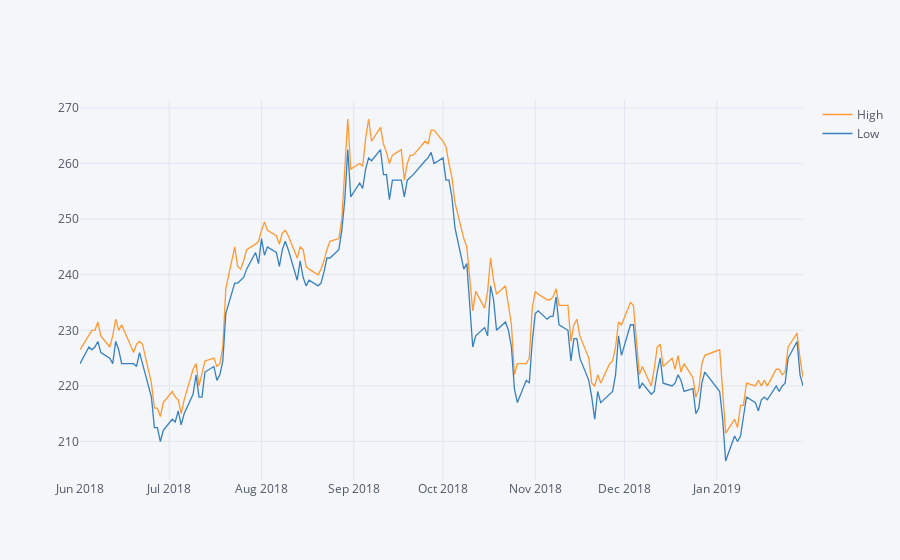

Notebook source saved alongside this figure:
### Code cell
plyo.iplot(df_plot.iplot(asFigure=True),filename='ply_01')

### Figure 1 — Plotly figure (JSON) as saved in the notebook; plotly's stock layout.template omitted (floating-point values rounded to 4 significant figures; data arrays with more than 128 entries replaced by an {"elided": "..."} marker saying what was removed)
{"data": [{"line": {"color": "rgba(255, 153, 51, 1.0)", "dash": "solid", "shape": "linear", "width": 1.3}, "mode": "lines", "name": "High", "text": "", "type": "scatter", "uid": "2aef310c-83cb-11e9-b241-00e18c233697", "x": {"elided": "169 str values"}, "y": {"elided": "169 float values"}}, {"line": {"color": "rgba(55, 128, 191, 1.0)", "dash": "solid", "shape": "linear", "width": 1.3}, "mode": "lines", "name": "Low", "text": "", "type": "scatter", "uid": "2aef310d-83cb-11e9-b241-00e18c233697", "x": {"elided": "169 str values"}, "y": {"elided": "169 float values"}}], "layout": {"legend": {"bgcolor": "#F5F6F9", "font": {"color": "#4D5663"}}, "paper_bgcolor": "#F5F6F9", "plot_bgcolor": "#F5F6F9", "titlefont": {"color": "#4D5663"}, "xaxis": {"gridcolor": "#E1E5ED", "showgrid": true, "tickfont": {"color": "#4D5663"}, "title": "", "titlefont": {"color": "#4D5663"}, "zerolinecolor": "#E1E5ED"}, "yaxis": {"gridcolor": "#E1E5ED", "showgrid": true, "tickfont": {"color": "#4D5663"}, "title": "", "titlefont": {"color": "#4D5663"}, "zerolinecolor": "#E1E5ED"}}}
